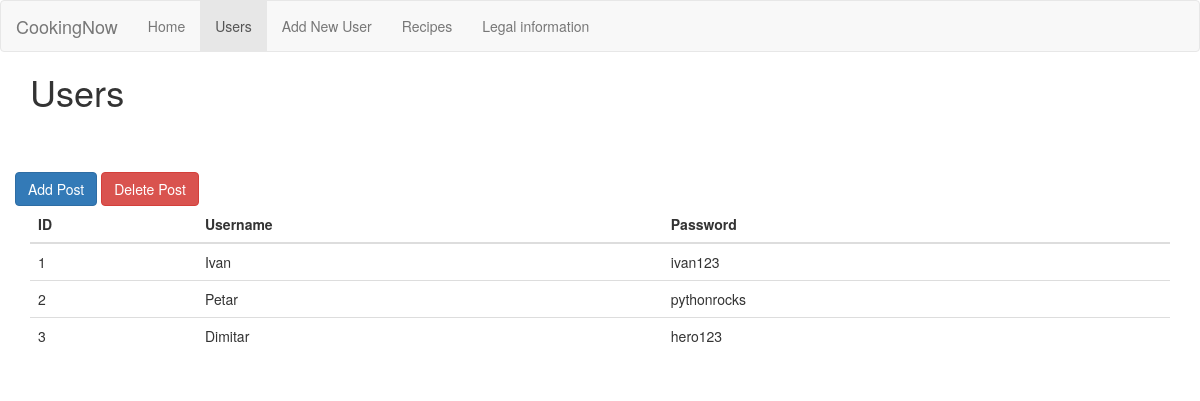
/users, run on an earlier commit of the app's database.
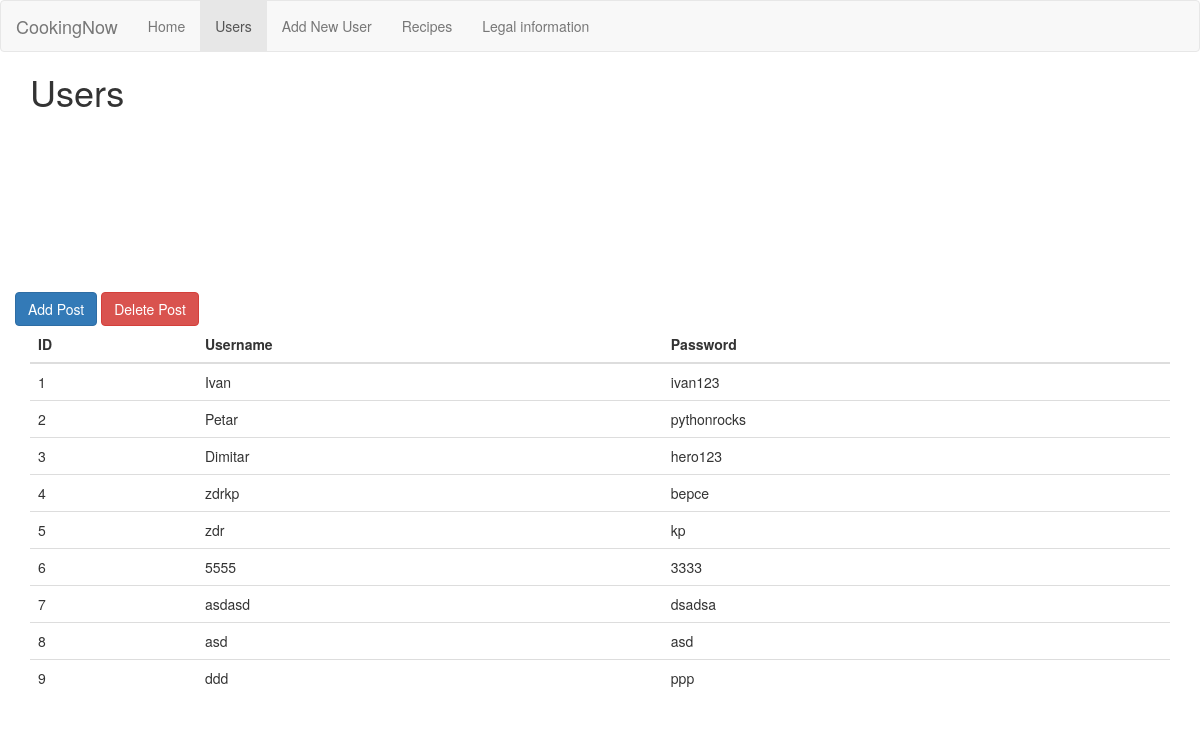
And on a later commit of the database.
### tables this page shows
CREATE TABLE user (
  id INTEGER PRIMARY KEY AUTOINCREMENT,
  username TEXT UNIQUE NOT NULL,
  password TEXT NOT NULL
);

### server.py (the view)
@app.route('/users')
def users():
    g.active_url = '/users'
    db = get_db()
    users = get_all_users()
    print_users(users)
    return render_template('user/users.html', users=users)

### server.py (called while the page is built)
def get_db():
    if 'db' not in g:
        g.db = sqlite3.connect(DATABASE, detect_types=sqlite3.PARSE_DECLTYPES)
        g.db.row_factory = sqlite3.Row
    return g.db

def get_all_users():
    users = g.db.execute('SELECT * FROM user').fetchall()
    return users

def print_users(user_list):
    for user in user_list:
        print('username: ', user['username'], ', password: ', user['password'])

### templates/user/users.html (shortened to what this page needs)
{% extends 'base.html' %}
{% block content %}
<h1>{% block title %}Users{% endblock %}</h1>
<table class="table table-sm table-dark">
    <thead>
    <tr>
        <th>ID</th>
        <th>Username</th>
        <th>Password</th>
    </tr>
    </thead>
    <tbody>
    {% for user in users %}
    <section>
        <div class="details">
            <div class="container">
                <tr>
                    <td class="table-primary">{{user['id']}}</td>
                    <td>{{user['username']}}</td>
                    <td>{{ user['password']}}</td>
                </tr>
            </div>
        </div>
    </section>
    {% endfor %}
    <div class="row">
        <button type="button" class="btn btn-primary" data-toggle="modal" data-target="#myModal">
             Add Post
        </button>
        <button type="button" class="btn btn-danger">Delete Post</button>
    </div>
    </tbody>
</table>
{% endblock %}

### templates/base.html (shortened to what this page needs)
<!doctype html>
<html>
<head>
    <link rel="stylesheet" href="/static/css/bootstrap.min.css"/>
    <link rel="stylesheet" href="/static/css/custom.css"/>
</head>
<body>
<header>
    <nav class="navbar navbar-default">
        <div class="container-fluid">
            <div class="navbar-header">
                <a class="navbar-brand" href="#">CookingNow</a>
            </div>
            <ul class="nav navbar-nav">
                <li {%if g.active_url=='/' %} class="active" {% endif %}><a href="/">Home</a></li>
                <li {% if g.active_url=='/users' %} class="active" {% endif %}><a href="/users">Users</a></li>
                <li {% if g.active_url=='/users/add' %} class="active" {% endif %}><a href="/users/add">Add New User</a></li>
                <li {%if g.active_url=='/recipes' %} class="active" {% endif %}><a href="/recipes">Recipes</a></li>
                <li {%if g.active_url=='/legal' %} class="active" {% endif %}><a href="/legal">Legal information</a></li>
            </ul>
        </div>
    </nav>
</header>
<section class="container">
    {% block content %}{% endblock %}
</section>
</body>
</html>

### static/css/custom.css (style rules this page uses)
nav.navbar { margin-bottom:0; }

What changed in the data, as far as the page shows it:
added user: id "4", username "zdrkp", password "bepce"
added user: id "5", username "zdr", password "kp"
added user: id "6", username "5555", password "3333"
added user: id "7", username "asdasd", password "dsadsa"
added user: id "8", username "asd", password "asd"
added user: id "9", username "ddd", password "ppp"
